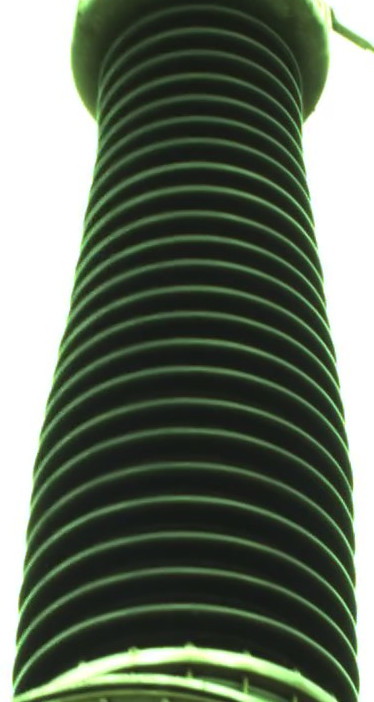
#> input picture images/original/001.jpg, 374 x 702 px
$ python main.py
#> lines starting #> are read from the running program, lines starting #| are printed output that depends on the picture; after the words box and inside, x2 and y2 are one past the last pixel; in counts of white or black regions, pixels touching at a corner belong together
### utils.py
# 定义一些辅助函数，包括解析输入、图像预处理

import os
import cv2
import numpy as np

def parseInput(opt):
    """
    description:解析输入的图片路径，给出路径中可用的图像数据
    param:
        source:输入的图像目录
    return:
        一个字典，key为原始图像的路径，value是一个包含了过度曝光后图像的列表
    example:
        return {"original/001.png":["test/001/right_top.png", "test/001/all_mid.png"]}
    """
    source = opt.source
    original_img_dir = os.path.join(source, "original")
    test_img_dir = os.path.join(source, "test")
    result = {}

    # 获取original目录中的图像
    all_original_imgs = os.listdir(original_img_dir)
    for img in all_original_imgs:
        if not img.endswith(("jpg", "png")):
            all_original_imgs.remove(img)

    # 获取test目录中的图像,并将其添加到result中
    all_test_dirs = os.listdir(test_img_dir)
    for img in all_original_imgs:
        img_prefix_name = img.split('.')[0]

        # 如果test目录中有对应的图像的目录
        if img_prefix_name in all_test_dirs:
            test_img_path = os.path.join(test_img_dir, img_prefix_name)
            key = os.path.join(original_img_dir, img)
            result[key] = []

            value = os.listdir(os.path.join(test_img_dir, img_prefix_name))
            for v in value:
                result[key].append(os.path.join(test_img_path, v))

    return result

def preProcess(img):
    """
    description:对图像进行预处理操作
    return:
        二值化以后的图像，绝缘子串为白色区域，背景为黑色
    """
    # 二值化
    img_gray1 = cv2.cvtColor(img, cv2.COLOR_RGB2GRAY)
    img_gray2 = cv2.add(img_gray1, -30)    # 降低原图的亮度，以消除光照干扰(这一步很重要)
    thresh, img_binary = cv2.threshold(img_gray2, 0, 255, cv2.THRESH_OTSU | cv2.THRESH_BINARY_INV)

    # 形态学操作
    kernel = np.ones((5, 5), np.uint8)
    img_binary = cv2.dilate(img_binary, kernel, iterations=2)
    img_binary = cv2.erode(img_binary, kernel, iterations=2)

    # 寻找最大连通区域,将面积较小的连通区域的部分清零，保留面积最大的两块区域
    contours, hiterarchy = cv2.findContours(img_binary, cv2.RETR_EXTERNAL, cv2.CHAIN_APPROX_NONE)
    area = []
    for i in range(len(contours)):
        area.append(cv2.contourArea(contours[i]))
    if len(area) == 0:
        return img_binary

    max_idx = list(np.argsort(area))
    max_idx.reverse()
    for i in range(1, len(max_idx)):
        if i > 1 or area[max_idx[i]] < 0.2 * area[max_idx[0]]:
            cv2.fillPoly(img_binary, [contours[max_idx[i]]], 0)

    """max_idx = -1 if len(area) == 0 else np.argmax(area)
    for i in range(len(contours)):
        if i != max_idx:
            cv2.fillPoly(img_binary, [contours[i]], 0)
            pass
    """

    return img_gray1, img_binary

### features.py
# 此文件包含了对绝缘子串进行特征处理的一些算法，包括中线提取、低通滤波等

import cv2
from ransac import randomSampleConsensus

def findMidLine(img):
    """
    description:寻找并计算绝缘子串的中线
    return：
        绝缘子串的实际中线与理论中线坐标
    """
    left_edge = []
    right_edge = []
    mid_line = []
    mid_line_range = []

    # 寻找绝缘子串的左右轮廓
    # !!!这一段算法需要优化，平均耗时200-300ms，太长了!!!
    rows, cols = img.shape
    for row in range(rows):
        for col1 in range(cols):
            if img[row, col1] == 255:
                left_edge.append([col1, row])
                break
        for col2 in range(cols - 1, -1, -1):
            if img[row, col2] == 255:
                right_edge.append([col2, row])
                break
        if col1 < col2:
            x = (col1 + col2) // 2
            mid_line.append([x, row])
            if len(mid_line_range) < 2:
                mid_line_range.append(row)
            if len(mid_line_range) == 2:
                mid_line_range[1] = row

    # 使用RANSAC拟合直线
    k, b = randomSampleConsensus(mid_line)

    # 使用拟合后的直线作为中线的理论值
    mid_line_fitted = []
    for row in range(mid_line_range[0], mid_line_range[1] + 1):
        mid_line_fitted.append([int((row - b) // k), row])

    return mid_line, mid_line_fitted

def filter(X):
    # 对灰度曲线进行滤波处理
    # X需要是列表，返回类型与X相同
    ratio = 0.2
    prev_value = X[0]
    for i in range(1, len(X)):
        X[i] = ratio * X[i] + (1 - ratio) * prev_value
        prev_value = X[i]
    return X

### ransac.py
"""
代码引用自https://github.com/falcondai/py-ransac.git
"""
import numpy as np
import random

def run_ransac(data, estimate, is_inlier, sample_size, goal_inliers,
            max_iterations, stop_at_goal=True, random_seed=None):
    """
    description:对数据进行ransac变换
    param:
        data：要拟合的数据
        estimate:
        is_inlier:函数，判断是否是inline点
        sample_size:每次随机采样的数目
        goal_inliers:目标直线的最小点数
        max_iterations:最大迭代次数
        stop_at_goal:寻找到符合目标的直线时立即返回
    return:
        ?,cos(x), sin(x)
    """
    best_ic = 0
    best_model = None
    random.seed(random_seed)
    # random.sample cannot deal with "data" being a numpy array
    data = list(data)
    for i in range(max_iterations):
        s = random.sample(data, int(sample_size))
        m = estimate(s)
        ic = 0
        for j in range(len(data)):
            if is_inlier(m, data[j]):
                ic += 1

        if ic > best_ic:
            best_ic = ic
            best_model = m
            if ic > goal_inliers and stop_at_goal:
                break
    print('took iterations:', i+1, 'best model:', best_model, 'explains:', best_ic)
    return best_model, best_ic

def augment(xys):
    axy = np.ones((len(xys), 3))
    axy[:, :2] = xys
    return axy

def estimate(xys):
    axy = augment(xys[:2])
    return np.linalg.svd(axy)[-1][-1, :]

def is_inlier(coeffs, xy, threshold):
    """
    判断是否是inline点
    """
    return np.abs(coeffs.dot(augment([xy]).T)) < threshold

def line_fitting(data, threshold, sample_size, goal_inliers,
                max_iterations,stop_at_goal=False, random_seed=0):
    """
    拟合直线
    """
    m, b = run_ransac(data, estimate, lambda x, y: is_inlier(x, y, threshold), sample_size,
            goal_inliers, max_iterations, stop_at_goal=stop_at_goal, random_seed=random_seed)
    return m

def randomSampleConsensus(points):
    """
    description:拟合points中的直线点，寻找出最接近的直线参数
    param:
        points:离散点的坐标，格式为[[x1, y1], [x2, y2],...]
    return:
        直线的参数，格式为k,b
    """
    sample_size = 30
    if len(points) < sample_size:
        return 1e9, 0
    m = line_fitting(points, threshold=0.01, sample_size=sample_size,
                    goal_inliers=100, max_iterations=30, stop_at_goal=True, random_seed=0)
    k = - m[0] / m[1]
    b = - m[2] / m[1]

    return k, b

# [20 lines that do not run on import are left out]

### main.py
import cv2
import argparse
import numpy as np
import matplotlib.pyplot as plt
from timeit import default_timer as timer

from utils import parseInput, preProcess
from features import findMidLine, filter
from exposure import isOverExposure

def main(opt):
    data = parseInput(opt)
    img_list = []

    for k in data:
        img_list.append(k)
        for v in data[k]:
            img_list.append(v)

    for img_path in img_list:
        img = cv2.imread(img_path)
#> img is the input picture: shape (702, 374, 3); mean B, G, R 96.5, 111.9, 101.1
        img_gray, img_binary = preProcess(img)
#> in preProcess, `img_gray1 = cv2.cvtColor(img, cv2.COLOR_RGB2GRAY)`:
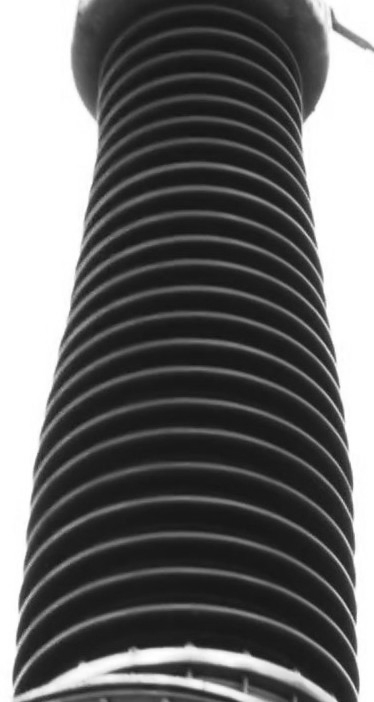
#> img_gray1: shape (702, 374); min 19, max 255, mean 106.1
#> in preProcess, `img_gray2 = cv2.add(img_gray1, -30)`:
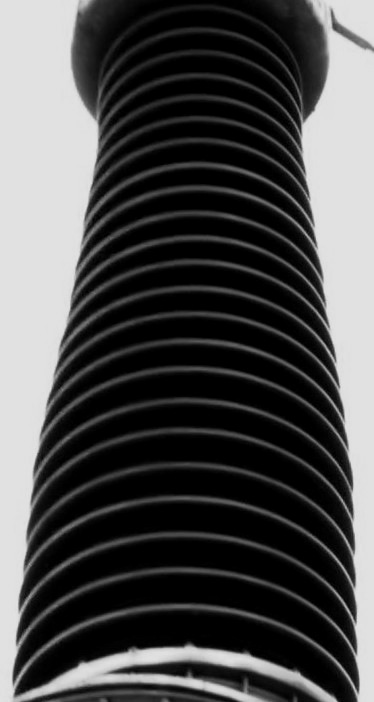
#> img_gray2: shape (702, 374); min 0, max 225, mean 76.9
#> in preProcess, `thresh, img_binary = cv2.threshold(img_gray2, 0, 255, cv2.THRESH_OTSU ..`:
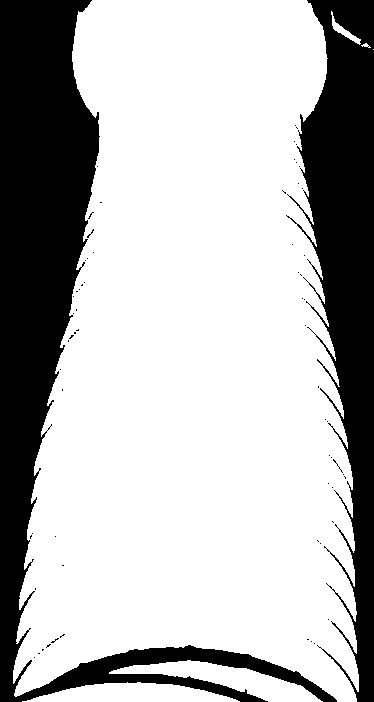
#> img_binary: shape (702, 374); 71.3% white; 67 black regions (65 under 20 px), largest, box (x1, y1, x2, y2) and area: (0, 0, 337, 702) 46021, (286, 0, 374, 702) 29136
#> in preProcess, `thresh, img_binary = cv2.threshold(img_gray2, 0, 255, cv2.THRESH_OTSU ..`: thresh = 118
#> in preProcess, `img_binary = cv2.dilate(img_binary, kernel, iterations=2)`:
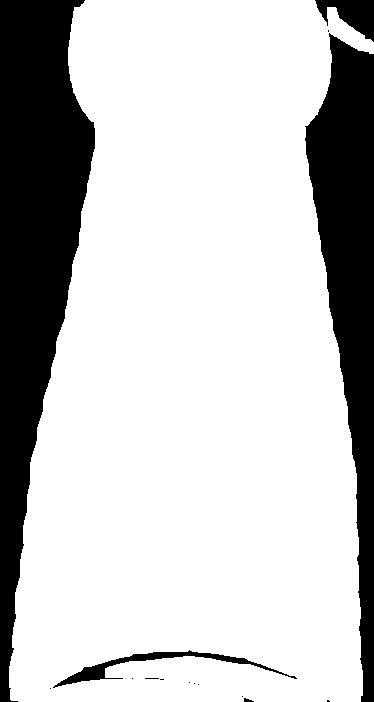
#> img_binary: shape (702, 374); 76.6% white; 15 black regions (10 under 20 px), largest, box (x1, y1, x2, y2) and area: (0, 0, 95, 702) 36122, (305, 33, 374, 702) 22577, (53, 650, 297, 688) 1446, (315, 0, 374, 42) 1325, (244, 698, 254, 702) 25
#> in preProcess, `img_binary = cv2.erode(img_binary, kernel, iterations=2)`:
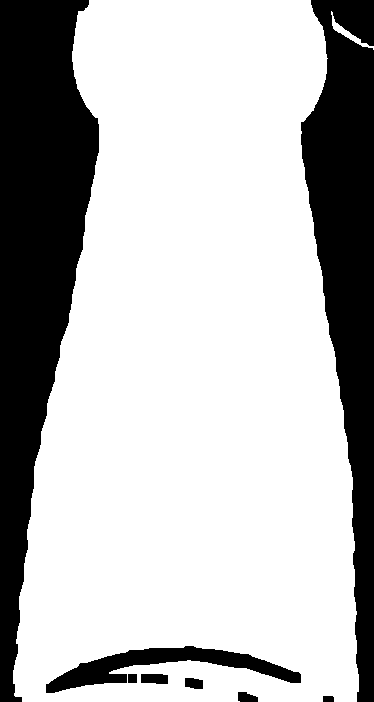
#> img_binary: shape (702, 374); 72.5% white; 8 black regions
#> in preProcess, `contours, hiterarchy = cv2.findContours(img_binary, cv2.RETR_EXTERNAL,..`: contours = 2 contours; box (x1, y1, x2, y2) and area: (13, 0, 359, 702) 193656, (331, 11, 374, 50) 208; hiterarchy = [[1, -1, -1, -1], [-1, 0, -1, -1]]
#> the loop in preProcess, `for i in range(len(contours)):` made 2 passes
#> after the loop in preProcess, `for i in range(len(contours)):`: area = [208.5, 193655.5]
#> in preProcess, `max_idx = list(np.argsort(area))`: max_idx = [0, 1]
#> the loop in preProcess, `for i in range(1, len(max_idx)):` made 1 pass
#> after the loop in preProcess, `for i in range(1, len(max_idx)):`:
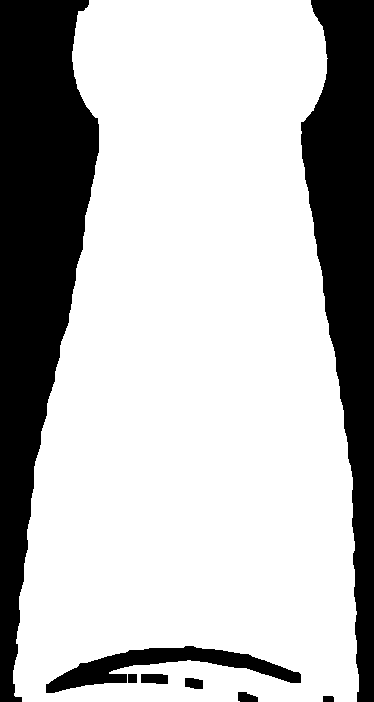
#> img_binary: shape (702, 374); 72.4% white; 8 black regions, largest, box (x1, y1, x2, y2) and area: (0, 0, 99, 702) 39526, (301, 0, 374, 702) 28138, (46, 646, 301, 693) 4127
        mid_line_detected, mid_line_fitted = findMidLine(img_binary)
#| took iterations: 1 best model: [-4.87931297e-03 -1.35536472e-04  9.99988087e-01] explains: 558
#> mid_line_detected = 702 pairs, first value 185 to 201, second value 0 to 701; mid_line_fitted = 702 pairs, first value 185 to 204, second value 0 to 701

        x = []
        y = []
        for p in mid_line_detected:
            x.append(p[1])
            y.append(img_gray[p[1], p[0]])
#> this loop made 702 passes
#> p on passes 1 to 3: [199, 0], [199, 1], [199, 2]
#> after the loop, x = 702 values from 0 to 701; y = 702 values, max 243 at index 651, min 21 at index 69, mean 48.32
        y = filter(y)
#> in filter, `prev_value = X[0]`: prev_value = 28
#> the loop in filter, `for i in range(1, len(X)):` made 701 passes
#> prev_value on passes 1 to 3: 28.2, 28.56, 29.45
#> after the loop in filter, `for i in range(1, len(X)):`: X = 702 values, max 218.8 at index 657, min 25.16 at index 521, mean 48.04
#> y has the same summary as X in filter

        # 显示
        plt.figure(figsize=(15, 7))
        plt.subplot(1, 2, 1)
        plt.imshow(img)
        plt.subplot(1, 2, 2)
        plt.plot(x, y)
        plt.show()
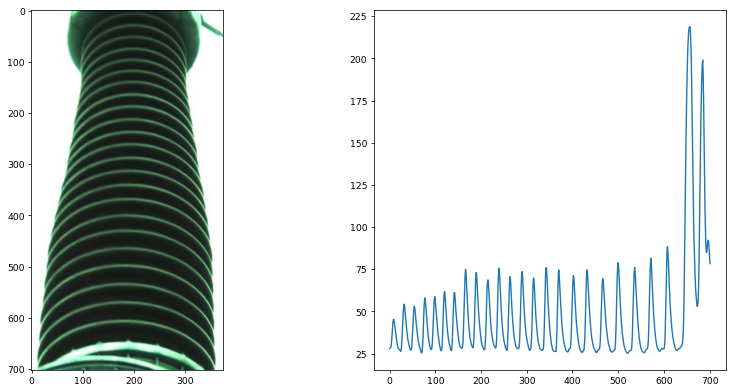
#> figure drawn by matplotlib, 2 panels; B, G, R data is drawn as R, G, B; panel 2: curve peaks at x = 657, y = 218.8
#> pass 2 of the loop in main, `for img_path in img_list:`:
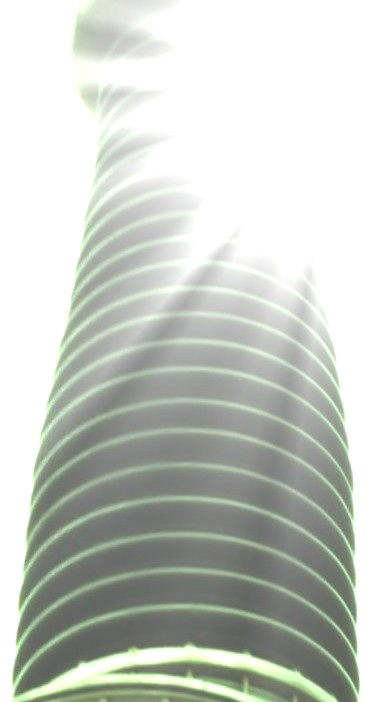
#> input picture images/test/001/001_1.jpg, 374 x 702 px
#> in main, img is the input picture: shape (702, 374, 3); mean B, G, R 196.6, 203.5, 198.8
#> thresh = 162
#> contours = 4 contours, 2 with area under 20; largest, box (x1, y1, x2, y2) and area: (13, 209, 359, 702) 122817, (81, 28, 110, 38) 97; hiterarchy = [[1, -1, -1, -1], [2, 0, -1, -1], [3, 1, -1, -1], [-1, 2, -1, -1]]
#> the loop in preProcess (call 2), `for i in range(len(contours)):` made 4 passes
#> after the loop in preProcess (call 2), `for i in range(len(contours)):`: area = [0, 13.5, 122817, 97]
#> max_idx = [0, 1, 3, 2]
#> the loop in preProcess (call 2), `for i in range(1, len(max_idx)):` made 3 passes
#> after the loop in preProcess (call 2), `for i in range(1, len(max_idx)):`:
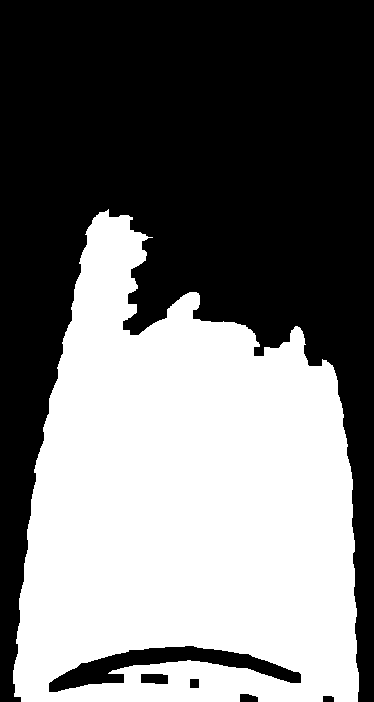
#> img_binary: shape (702, 374); 45.4% white; 1 white region, box (x1, y1, x2, y2) and area: (13, 209, 359, 702) 119302
#| took iterations: 1 best model: [-4.74857231e-03 -1.81860216e-04  9.99988709e-01] explains: 332
#> in main, `mid_line_detected, mid_line_fitted = findMidLine(img_binary)`: mid_line_detected = 492 pairs, first value 103 to 197, second value 210 to 701; mid_line_fitted = 492 pairs, first value 183 to 202, second value 210 to 701
#> the loop in main, `for p in mid_line_detected:` made 492 passes
#> p on passes 1 to 3: [107, 210], [106, 211], [103, 212]
#> after the loop in main, `for p in mid_line_detected:`: x = 492 values from 210 to 701; y = 492 values, max 252 at index 441, min 107 at index 413, mean 157.9
#> the loop in filter (call 2), `for i in range(1, len(X)):` made 491 passes
#> prev_value on passes 1 to 3: 191, 191.2, 191.2
#> in main, `y = filter(y)`: y = 492 values, max 236.1 at index 447, min 108.3 at index 420, mean 158.3
#> in main, `plt.show()`:
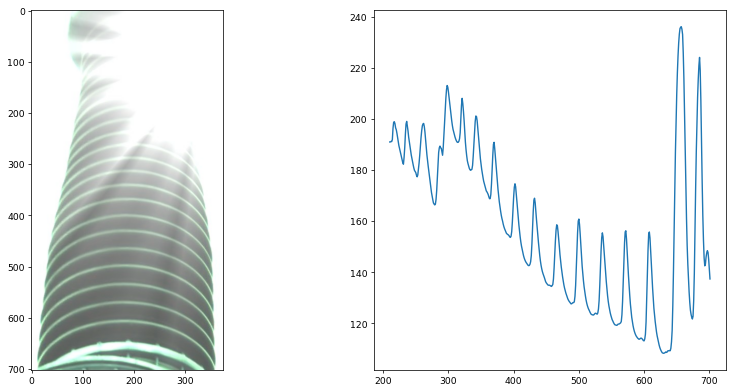
#> figure drawn by matplotlib, 2 panels; B, G, R data is drawn as R, G, B; panel 2: curve peaks at x = 657, y = 236.1

if __name__ == "__main__":
    parser = argparse.ArgumentParser()
    parser.add_argument("--source", type=str, default="images", help="images directory")

    opt = parser.parse_args()
    main(opt)
